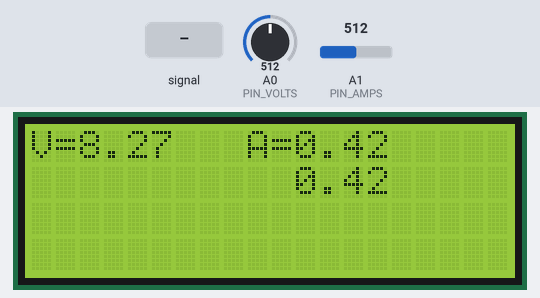
The sketch below on a simulated Arduino Uno, built with avr-gcc and run on an emulated ATmega328P. Parts: 20×4 character LCD. Inputs (shaded band) come from the test bench; at power-on: A1 (PIN_AMPS) = 512, A0 (PIN_VOLTS) = 512. What the sketch prints to the serial monitor is not drawn.

Above: at 3.3 s.
3.4 s: A1 (PIN_AMPS) fed a 2 Hz sine of ±306 counts around its level
At 3.83 s:
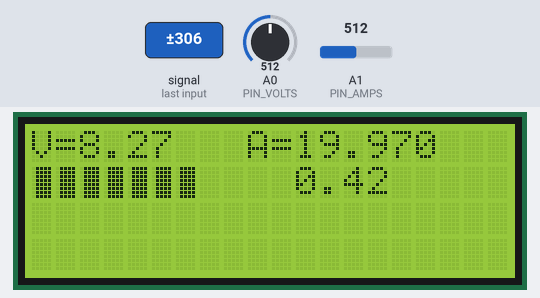
6.4 s: A1 (PIN_AMPS) set to 900
At 7.7 s:
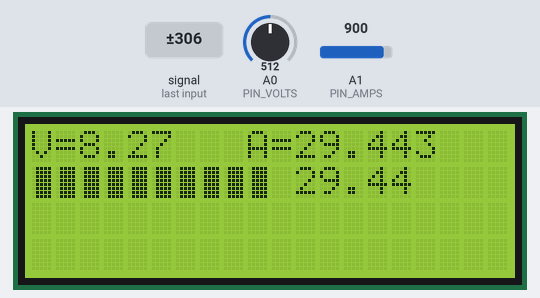
8.2 s: A0 (PIN_VOLTS) set to 306
At 9.3 s:
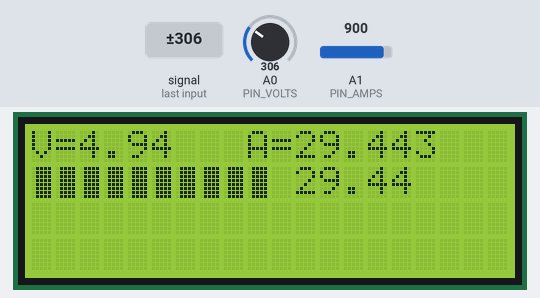
10.2 s: A1 (PIN_AMPS) set to 857
At 10.8 s:
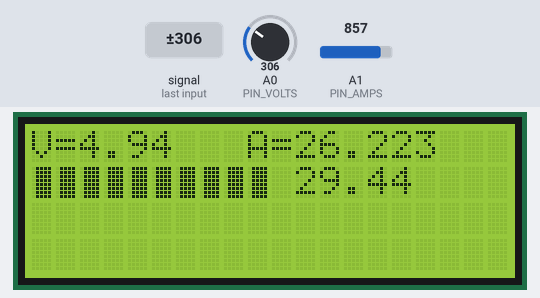
11.9 s: A1 (PIN_AMPS) set to 823
At 13.1 s:
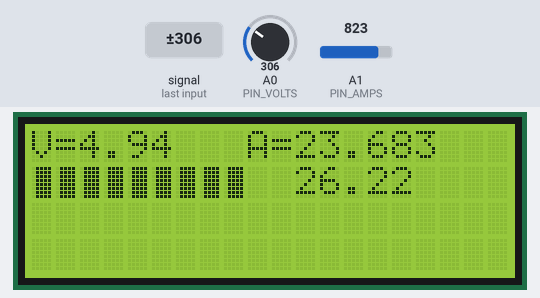
13.6 s: A0 (PIN_VOLTS) set to 122
At 14.6 s:
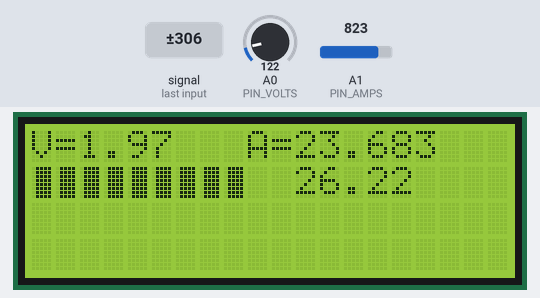
Timing chart, 0 to 16.6 s (numbered marks = the images above; inputs shaded):
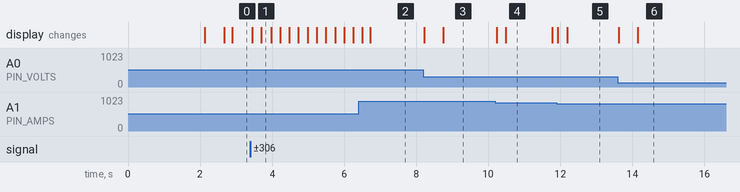

Measured:
- the behaviour switches between 841 and 840 on A1 (PIN_AMPS) (found by bisection; images 4 and 5)
- after the input at 3.4 s, the display: first changes after 0.05 s (image 1 shows a later state)
- after the input at 6.4 s, the display: first changes after 0.11 s (image 2 shows a later state)
- after the input at 8.2 s, the display: first changes at once (image 3 shows a later state)
- after the input at 10.2 s, the display: first changes at once (image 4 shows a later state)
- after the input at 11.9 s, the display: first changes at once (image 5 shows a later state)
- after the input at 13.6 s, the display: first changes at once (image 6 shows a later state)

The sketch:

lectura_fuente.ino
```cpp
#include <Wire.h>                                                                                                                             #include <Wire.h>
#include <LiquidCrystal_I2C.h>

#define PIN_VOLTS A0
#define PIN_AMPS A1

/*
 * Variables globales
 */
unsigned long check_init = -1;  //Inicio del período de vigencia del pico máximo de consumo
float volts = 0;                //Última lectura de tensión
float amps = -1;                //Última lectura de consumo
float max_amps = 0;             //Pico de consumo
float min_volts = 16;           //Mínima tensión

LiquidCrystal_I2C lcd(0x27, 20, 4);

byte char_gauge[] = { //Crea un caracter especial para la barra deslizante byte(0)
  B1111,
  B1111,
  B1111,
  B1111,
  B1111,
  B1111,
  B1111,
  B1111
};

/*
 * Realiza 100 lecturas de I/O pin y devuelve el promedio
 */
float read_analog_data(byte pin) {
  float steps = 100.0;
  float raw_total = 0.0;

  for (int i = 0; i <= 100; i++) {
    raw_total += analogRead(pin);
  }
  return raw_total / steps;
}

/*
 * Recibe la lectura en segmentos digitales y devuelve la tensión
 */
float raw_to_volts(float r) {
  float max_raw = 1023.0;
  float max_volts = 5.0;
  return (r * max_volts) / max_raw;
}

/*
 * Recibe la tensión del ACS-714 y devuelve el consumo en amperios
 */
float volts_to_amps(float v) {
  float negative_volts = 2.5;
  float volts_per_amp = 0.066;

  return (v - negative_volts) / volts_per_amp;
}

/*
 * Calcula el factor de division en la entrada de tensión en A0
 */
float volts_divider() {
  float resistor_one = 2708.0;
  float resistor_two = 1192.0;
  return resistor_two / (resistor_one + resistor_two);
}

/*
 * Presenta la tensión con dos decimales en la posición 2 de la línea 0 del display
 */
void display_volts(float v) {
  lcd.setCursor(2, 0);
  lcd.print("     ");
  lcd.setCursor(2, 0);
  lcd.print(v, 2);
}

/*
 * Presenta el consumo actual en la posición 11 de la línea 0
 */
void display_amps(float a) {
  lcd.setCursor(11, 0);
  lcd.print("     ");
  lcd.setCursor(11, 0);
  lcd.print(a, 2);
}

/*
 * Presenta una barra dinámica del consumo actual con una relación de 25A por 10 posiciones (2,5A por dígito
 * a partir de la posición 0 a la 9 de la línea 1
 */
void display_gauge(float a) {
  int max_amps_gauge = 25;
  int max_col_gauge = 10;
  int total_gauge_write_in = int((a * max_col_gauge) / max_amps_gauge);

  for (int col = 1; col <= max_col_gauge; col++) {
    lcd.setCursor(col - 1, 1);
    if (col <= total_gauge_write_in) {
      lcd.write(byte(0));
    } else {
      lcd.print(" ");
    }
  }
}

/*
 * Presenta el consumo máximo instantáneo
 */
void display_max_amps(float a) {
  lcd.setCursor(11, 1);
  lcd.print("     ");
  lcd.setCursor(11, 1);
  lcd.print(a, 2);
}

/*
 * Presenta un mensaje inicial
 */
void init_message() {
  lcd.setCursor(0, 0);
  lcd.print("MEDIDOR VOLT/AMP");
  lcd.setCursor(0, 1);
  lcd.print("EA2J ** ENE-2021");
  delay(2000);
  lcd.clear();
  lcd.setCursor(0, 0);
  lcd.print("V=");
  lcd.setCursor(9, 0);
  lcd.print("A=");
}

/*
 * Ejecuta las instrucciones oara el proceso de lectura de la tensión
 */
void service_volts() {
  float split_volts = 0.1;                      //Define la desviación máxima para un refresco de pantalla
  float v_divider = volts_divider();            //Define el factor de división de la tensión de entrada
  float r_volts = read_analog_data(PIN_VOLTS);  //Fuerza la lectura de la entrada analógica PIN_VOLTS
  float n_volts = raw_to_volts(r_volts);        //Transforma la lectura de la puerta en voltios
  float new_volts = n_volts / v_divider;        //Calcula los voltios de entrada antes del divisor resistivo

  if((new_volts > (volts + split_volts)) || (new_volts < (volts - split_volts))) {
    display_volts(new_volts);                   //Presenta la nueva lectura
    volts = new_volts;                          //Refresca el valor de la variable global amps
    delay(500);
  }

  if (volts < min_volts) {                //Presenta la tensión mínima registrada en el monitor serie
    Serial.print("Tensión mínima = ");
    Serial.println(volts);
    min_volts = volts;
  }
}

/*
 * Ejecuta las instrucciones para la lectura y presentación del consumo
 */
void service_amps() {
  float split_amps = 0.1;
  float r_amps = read_analog_data(PIN_AMPS);
  float v_amps = raw_to_volts(r_amps);
  float new_amps = volts_to_amps(v_amps);

  if ((new_amps > (amps + split_amps)) || (new_amps < (amps - split_amps))) {
    display_amps(new_amps);
    display_gauge(new_amps);
    amps = new_amps;
    delay(200);
  }
  if (amps > max_amps) {
    display_max_amps(amps);
    max_amps = amps;
    check_init = millis();
  }
}

void setup() {
  Serial.begin(9600);
  Serial.flush();
  check_init = millis();
  lcd.createChar(0, char_gauge);

  lcd.init();
  lcd.backlight();
  lcd.clear();

  init_message();
}

void loop() {
  int lapso = 5; //Establece el lapso de tiempo en segundos sin que se haya registrado un cambio de valor
  if ((millis() - check_init) > (lapso * 1000)) { //Si han pasaso más de 5 segundos
    max_amps = amps;                              //Refresca el valor de max_amps (global)
    check_init = millis();                        //Refresca el valor de check_init (global)
    display_gauge(max_amps);
    display_max_amps(max_amps);
  }
  service_volts();
  service_amps();
}
```
